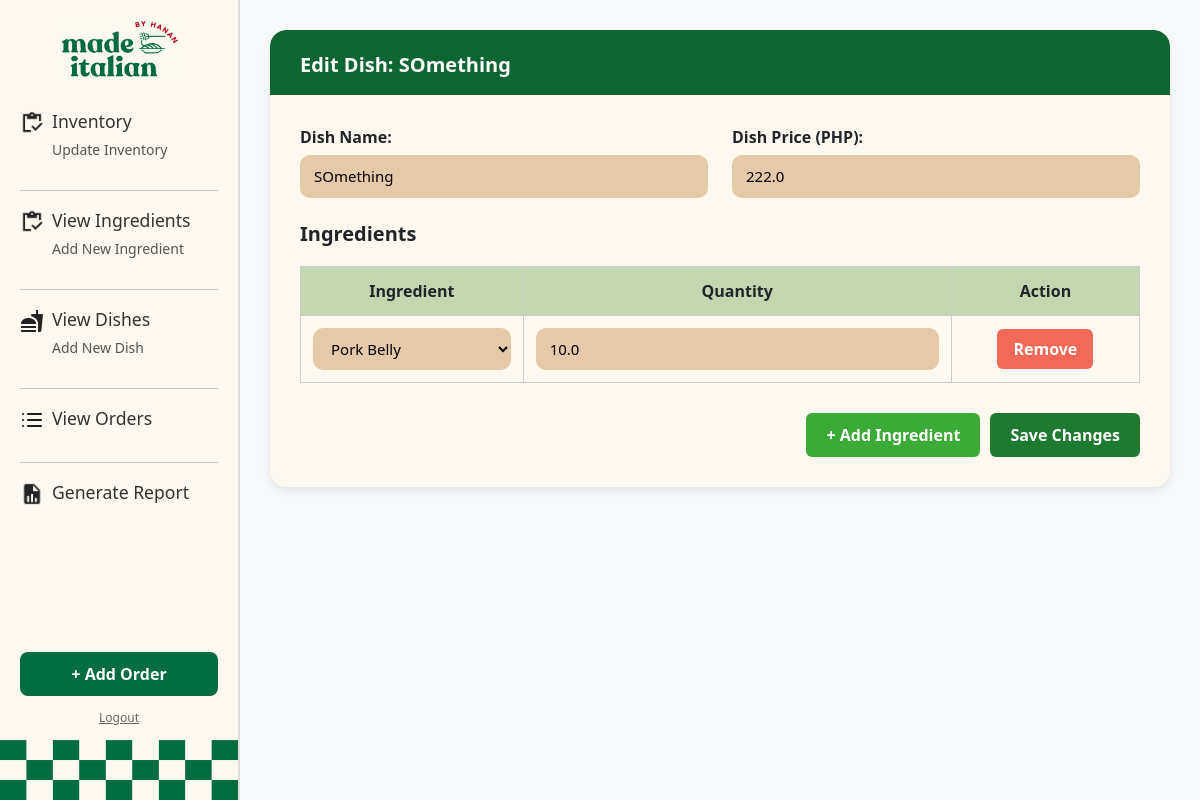
/edit_dish/5/ (signed in), run on an earlier commit of the app's database.
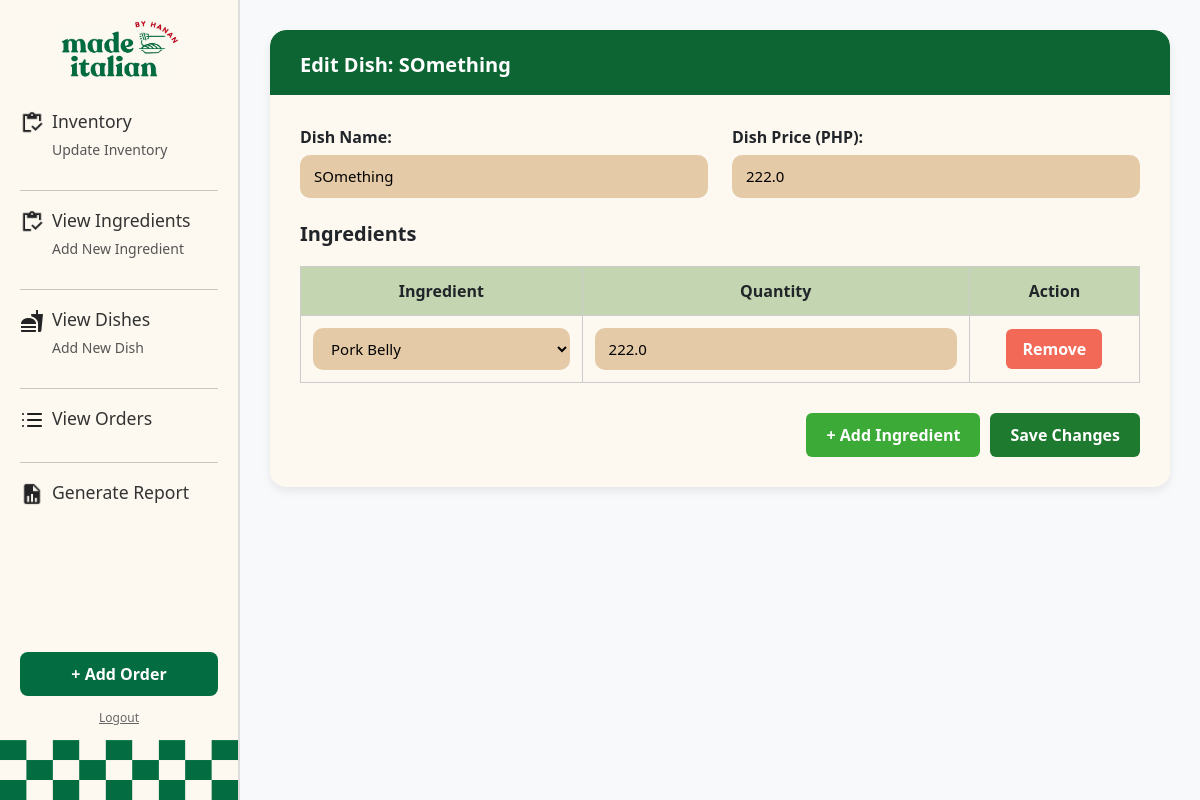
And on a later commit of the database.
### hananApp/models.py (models this page shows, shortened)
class RecipeDetails(models.Model):
    id = models.BigAutoField(primary_key=True)
    dish = models.ForeignKey(Dish, on_delete=models.CASCADE)
    ingredient = models.ForeignKey(Ingredient, on_delete=models.CASCADE)
    quantity_used = models.FloatField()

class Ingredient(models.Model):
    PRIORITIES = [
        (1, 'High'),
        (2, 'Medium'),
        (3, 'Low')
    ]
    UNITS = [
        ('g', 'Grams'),
        ('pcs', 'Pieces')
    ]
    name = models.CharField(max_length=255)
    id = models.BigAutoField(primary_key=True)
    min_threshold = models.FloatField()
    quantity = models.FloatField()
    priority = models.IntegerField(choices=PRIORITIES)
    unit = models.CharField(max_length=10,choices=UNITS)
    price_per_unit = models.FloatField()

### hananApp/views.py (the view, shortened to what this page needs)
# urls.py: path('edit_dish/<int:dish_id>/', views.edit_dish, name='edit_dish'),
def edit_dish(request, dish_id):
    logger.info("Entered view: edit_dish")
    dish = get_object_or_404(Dish, id=dish_id)
    ingredients = Ingredient.objects.all()
    return render(request, 'hananApp/edit_dish.html', {
        'dish': dish,
        'ingredients': ingredients
    })

### hananApp/templates/hananApp/edit_dish.html (shortened to what this page needs)
{% extends 'hananApp/base.html' %}
{% block content %}
<div class="dish-box">
    <div class="dish-header">Edit Dish: {{ dish.name }}</div>
    <form method="POST">
        <div class="dish-body">
            <div class="row mb-4">
                <div class="col-md-6">
                    <label for="name">Dish Name:</label>
                    <input type="text" name="name" value="{{ dish.name }}" required />
                </div>
                <div class="col-md-6">
                    <label for="price">Dish Price (PHP):</label>
                    <input type="number" name="price" step="0.01" min="0" value="{{ dish.price }}" required />
                </div>
            </div>
            <h5 style="font-weight: bold;">Ingredients</h5>
            <table id="ingredients-table">
                <thead>
                    <tr>
                        <th>Ingredient</th>
                        <th>Quantity</th>
                        <th>Action</th>
                    </tr>
                </thead>
                <tbody>
                    {% for recipe in dish.recipedetails_set.all %}
                    <tr>
                        <td>
                            <select name="ingredient_{{ forloop.counter }}" required>
                                {% for ingredient in ingredients %}
                                    <option value="{{ ingredient.id }}" {% if recipe.ingredient.id == ingredient.id %}selected{% endif %}>
                                        {{ ingredient.name }}
                                    </option>
                                {% endfor %}
                            </select>
                        </td>
                        <td>
                            <input type="number" name="quantity_{{ forloop.counter }}" value="{{ recipe.quantity_used }}" min="1" required />
                        </td>
                        <td>
                            <button type="button" class="btn btn-danger remove-row">Remove</button>
                        </td>
                    </tr>
                    {% endfor %}
                </tbody>
            </table>
            <div class="form-buttons">
                <button type="button" class="btn btn-success" id="add-ingredient-row">+ Add Ingredient</button>
                <button type="submit" class="btn btn-primary">Save Changes</button>
            </div>
        </div>
    </form>
</div>
{% endblock %}

What changed in the data, as far as the page shows it:
changed RecipeDetails "Pork Belly": quantity_1 "10.0" → "222.0"
